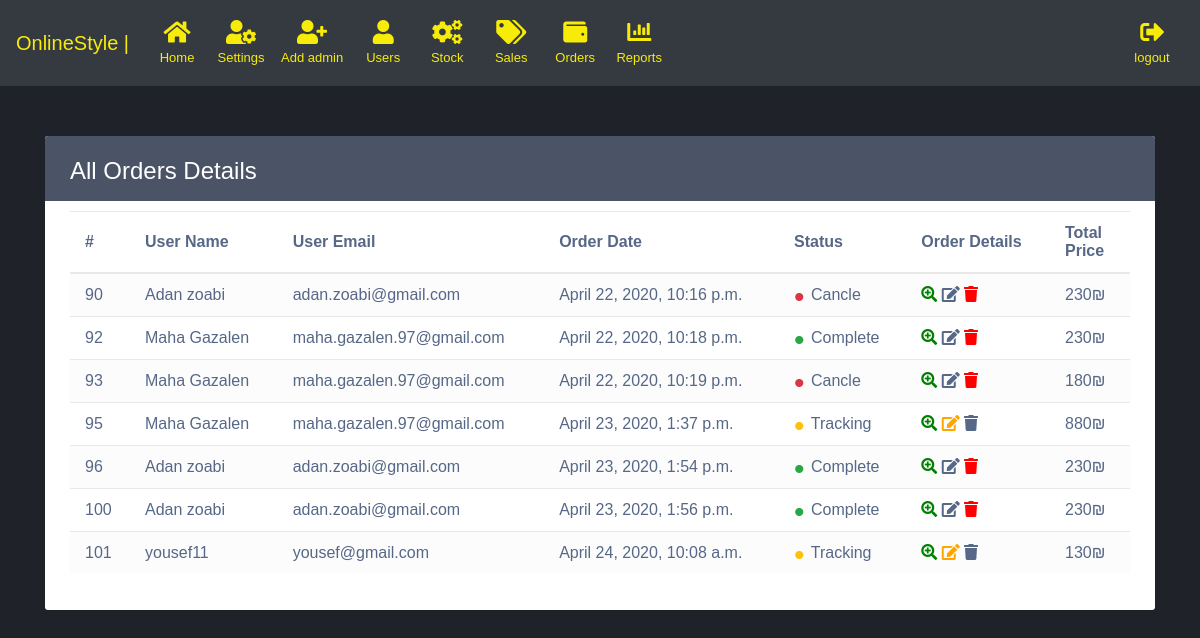
/allOrders/, run on the app's committed database.
### onlineStyle_App/models.py (models this page shows, shortened)
class Order(models.Model):
      carts = models.ManyToManyField(Cart)
      date = models.DateTimeField(auto_now=True, blank=True)
      total_price = models.IntegerField(default=0)
      Cancle = 0
      Complete = 1
      Tracking = 2
      member_choisces_order=((Cancle,'cancle'),(Tracking,'tracking') , ( Complete,'complete'))
      status = models.IntegerField(choices=member_choisces_order , default=Tracking)
      FreeShipping = models.IntegerField(default=0)

class Person(models.Model):
    fullname = models.CharField(max_length=200)
    email = models.CharField(max_length=200, primary_key=True  , unique=True )
    mobileno = models.CharField(max_length=200 ) #,db_index = True
    address = models.CharField(max_length=200)
    password = models.CharField(max_length=200)
    CLUB_CARD_OFF = 0
    CLUB_CARD_ON = 1
    member_choisces_CLUB_CARD=((CLUB_CARD_OFF,'off') , (CLUB_CARD_ON,'on'))
    CLUB_CARD =models.IntegerField(choices=member_choisces_CLUB_CARD , default=CLUB_CARD_OFF)
    USER = 1
    ADMIN = 2
    member_choisces=((USER,'user') , (ADMIN,'admin'))
    role = models.IntegerField(choices=member_choisces , default=USER)

### onlineStyle_App/views.py (the view)
# urls.py: path('allOrders/',views.allOrders, name="allOrders"),
def allOrders(request):
     orders = Order.objects.all()
     users =[]
     for order in orders:
          carts = order.carts.values() #all the carts in this order
          for cart in carts:
               user=Person.objects.get(pk=cart["user_id"])
               Dic = {'orderId': order.id , 'fullname' :user.fullname , 'email' :user.email}
               if Dic not in users:
                 users.append(Dic)
     return render(request,"allOrders.html" , { 'orders': orders , 'users' : users})

### onlineStyle_App/context_processors.py (called while the page is built)
def add_variable_to_context(request):
    return userDict

### onlineStyle_App/templates/allOrders.html (shortened to what this page needs)
{% extends 'base_admin.html' %}
{% block content %}
<!DOCTYPE html>
<html lang="en">
<head>
<link rel="stylesheet" href="https://use.fontawesome.com/releases/v5.3.1/css/all.css">
</head>
<body>
<br/>
    <div class="container">
        <div class="table-wrapper">
            <div class="table-title">
                <div class="row">
                    <div class="col-sm-4">
						<h2>All Orders Details </h2>
					</div>
                </div>
            </div>
            <table class="table table-striped table-hover">
                <thead>
                    <tr>
						<th>#</th>
						<th>User Name</th>
						<th>User Email</th>
						<th>Order Date</th>
                        <th>Status</th>
                        <th>Order Details</th>
						<th>Total Price</th>
                    </tr>
                </thead>
                <tbody>
                {% for order in orders%}
                    <tr>
                    	<td>{{order.id}}</td>
                    {% for user in users%}
                       {% if order.id == user.orderId %}
						<td>{{user.fullname}}</td>
						<td>{{user.email}}</td>
                        {%endif%}
                    {%endfor%}
						<td>{{order.date}}</td>
                        {% if order.status == 0%}<td><span class="status text-danger">&bull;</span> Cancle </td>{% endif%}
                        {% if order.status == 1%}<td><span class="status text-success">&bull;</span> Complete </td>{% endif%}
                        {% if order.status == 2%}<td><span class="status text-warning">&bull;</span> Tracking </td>{% endif%}
                        <td ><a href="{% url 'displayOrder' order.id%}" class =" fas fa-search-plus " style="color:green"></a>
                        {% if order.status == 0%}<span class =" fas fa-edit " ></span>{%endif%}
					    {% if order.status == 1%}<span class =" fas fa-edit "></span>{%endif%}
						{% if order.status == 2%}<a href="{% url 'editOrder' order.id%}" class =" fas fa-edit " style="color:orange"></a>{%endif%}
						{% if order.status == 0%}<a href="{% url 'deleteOrder' order.id%}" class =" fas fa-trash" style="color:red"></a></td>{%endif%}
                        {% if order.status == 1%}<a href="{% url 'deleteOrder' order.id%}" class =" fas fa-trash" style="color:red"></a></td>{%endif%}
                        {% if order.status == 2%}<span class =" fas fa-trash" ></span></td>{%endif%}
						<td>{{order.total_price}}₪</td>
                    </tr>
                 {% endfor%}
                </tbody>
            </table>
    </div>
</body>
</html>
{% endblock content %}

### onlineStyle_App/templates/allOrders.html (style rules this page uses)
body { color: #566787; background: #20222A; font-family: 'Varela Round', sans-serif; font-size: 13px; }
.table-wrapper { background: #fff; padding: 20px 25px; margin: 30px auto; border-radius: 3px; box-shadow: 0 1px 1px rgba(0,0,0,.05); }
.table-title { color: #fff; background: #4b5366; padding: 16px 25px; margin: -20px -25px 10px; border-radius: 3px 3px 0 0; }
.table-title h2 { margin: 5px 0 0; font-size: 24px; }
table.table tr th, table.table tr td { border-color: #e9e9e9; padding: 12px 15px; vertical-align: middle; }
table.table tr th:first-child { width: 60px; }
table.table tr th:last-child { width: 80px; }
table.table-striped tbody tr:nth-of-type(odd) { background-color: #fcfcfc; }
table.table td a { font-weight: bold; color: #566787; display: inline-block; text-decoration: none; }
.status { font-size: 30px; margin: 2px 2px 0 0; display: inline-block; vertical-align: middle; line-height: 10px; }
.text-success { color: #10c469; }
.text-warning { color: #FFC107; }
.text-danger { color: #ff5b5b; }

### data on the page
Order: id "90", date "April 22, 2020, 10:16 p.m.", status "Cancle", total_price "230"
Person: fullname "Adan zoabi" "Adan zoabi" "Adan zoabi", email "adan.zoabi@gmail.com" "adan.zoabi@gmail.com" "adan.zoabi@gmail.com"
Order: id "92", date "April 22, 2020, 10:18 p.m.", status "Complete", total_price "230"
Person: fullname "Maha Gazalen" "Maha Gazalen" "Maha Gazalen", email "maha.gazalen.97@gmail.com" "maha.gazalen.97@gmail.com" "maha.gazalen.97@gmail.com"
Order: id "93", date "April 22, 2020, 10:19 p.m.", status "Cancle", total_price "180"
Order: id "95", date "April 23, 2020, 1:37 p.m.", status "Tracking", total_price "880"
Order: id "96", date "April 23, 2020, 1:54 p.m.", status "Complete", total_price "230"
Order: id "100", date "April 23, 2020, 1:56 p.m.", status "Complete", total_price "230"
Order: id "101", date "April 24, 2020, 10:08 a.m.", status "Tracking", total_price "130"
Person: fullname "yousef11", email "yousef@gmail.com"
